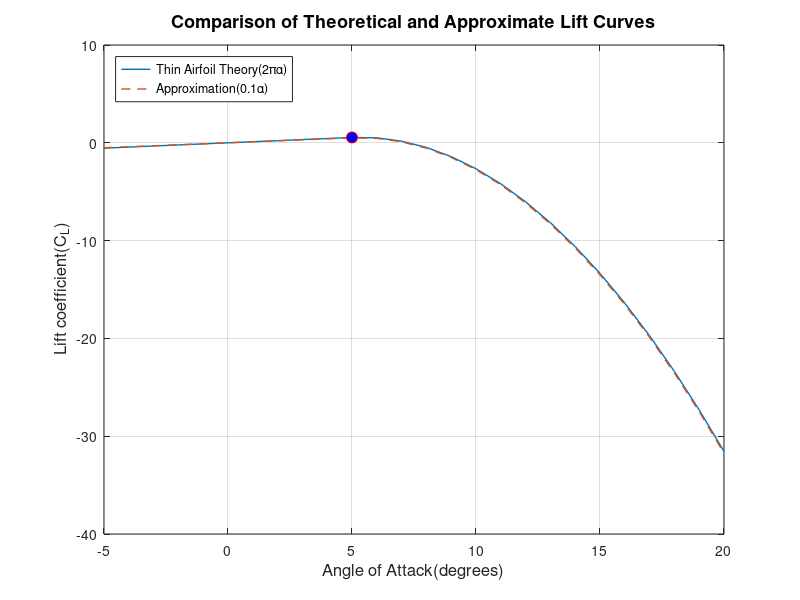
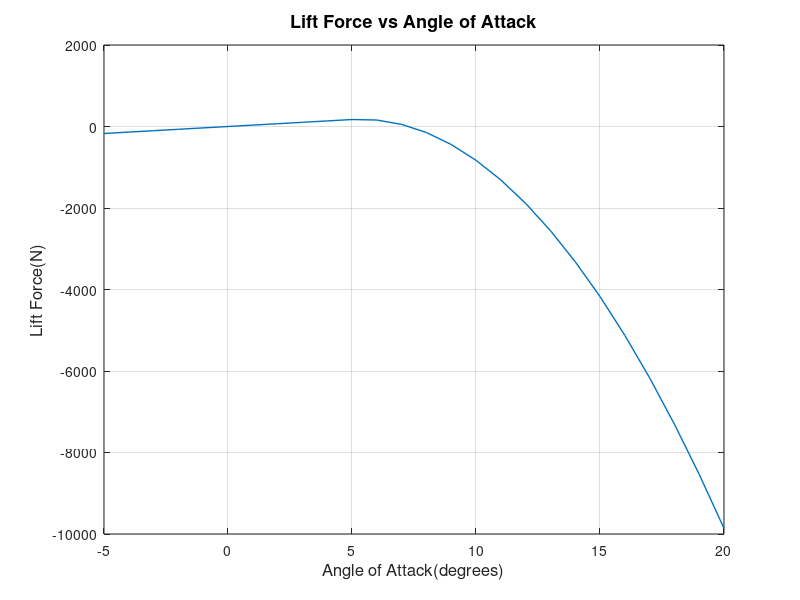
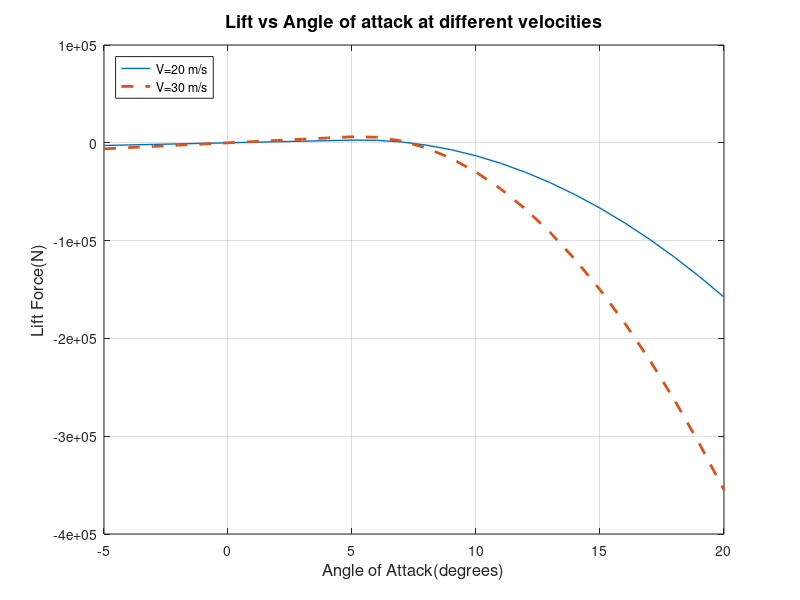

These charts were generated, in order, by the following MATLAB code:
% Analysing how Lift Coefficient (CL) varies with Angle of
% Attack(alpha) and plots between CL vs alpha and Lift vs alpha

% Defining Angles
alpha_deg = -5:1:20;  % Angle in degrees
alpha_rad = deg2rad(alpha_deg); % Convert to radians

rho = input('Enter air density (kg/m^3):');
V = input('Enter flight velocity (m/s):');
A = input('Enter wing area (m^2):');

stall_angle = input('Enter stall angle (degrees):');

% Computing CL
CL_theory = 2*pi*alpha_rad;  % Thin airfoil theory
CL_approx = 0.1*alpha_deg; % Simplified approximation

% Adding Stall (After 15 degrees)
for i=1:length(alpha_deg)
    if alpha_deg(i)>stall_angle
        CL_theory(i)=CL_theory(i)-0.15*(alpha_deg(i)-stall_angle)^2;
        CL_approx(i)=CL_approx(i)-0.15*(alpha_deg(i)-stall_angle)^2;
    end
end

% Plot Comparison between CL vs alpha
figure
plot(alpha_deg,CL_theory,'LineWidth',1)
hold on
plot(alpha_deg,CL_approx,'--','LineWidth',1)
hold on
plot(stall_angle,2*pi*deg2rad(stall_angle),'ro','MarkerSize',8,'MarkerFaceColor','b')
xlabel('Angle of Attack(degrees)','FontSize',12)
ylabel(' Lift coefficient(C_L)','FontSize',12)
title('Comparison of Theoretical and Approximate Lift Curves','FontSize',13)
legend('Thin Airfoil Theory(2\pi\alpha)','Approximation(0.1\alpha)','Location','northwest')
grid on

% Computing actual lift

L = 0.5*rho*V^2*A.*CL_theory;

% Plot for Lift vs alpha
figure
plot(alpha_deg,L,'LineWidth',1)
hold on

xlabel('Angle of Attack(degrees)','FontSize',12)
ylabel('Lift Force(N)','FontSize',12)
title('Lift Force vs Angle of Attack','FontSize',13)
grid on

% Comparing lift at two different velocities
V1 = 20; % velocity 1 (m/s)
V2 = 30; % velocity 2 (m/s)

L1 = 0.5*rho*V1^2*A.*CL_theory;
L2 = 0.5*rho*V2^2*A.*CL_theory;

%Plot comparison
figure
plot(alpha_deg,L1,'LineWidth',1)
hold on
plot(alpha_deg,L2,'--','LineWidth',2)
xlabel('Angle of Attack(degrees)','FontSize',12)
ylabel('Lift Force(N)','FontSize',12)
title('Lift vs Angle of attack at different velocities','FontSize',13)
legend('V=20 m/s','V=30 m/s','Location','northwest')
grid on
